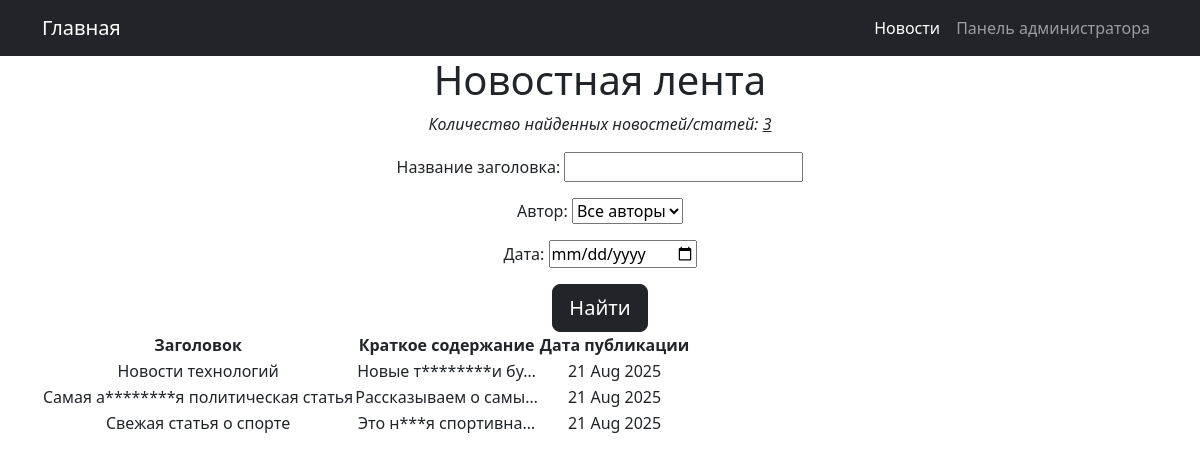
Page /news/search/ on the earlier database version.
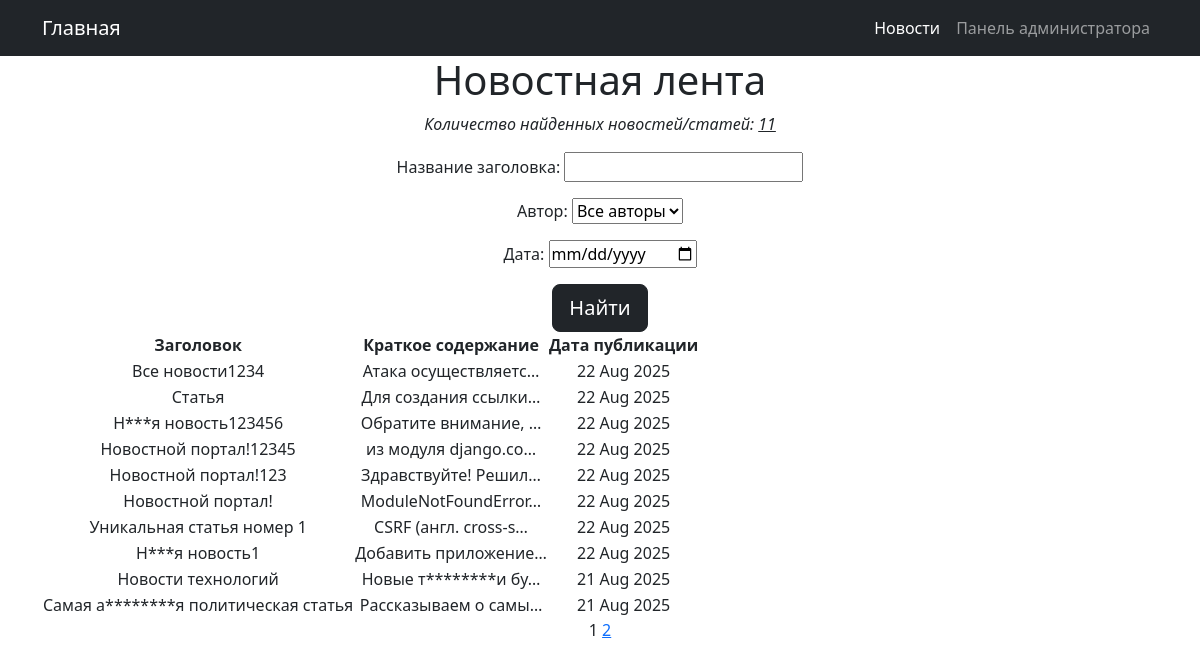
Same page on the later database version.
### news/models.py (models this page shows, shortened)
class Post(models.Model):
    POST_TYPES = (
        ('articles', 'Статья'),
        ('news', 'Новость')
    )
    author = models.ForeignKey(Author, on_delete=models.CASCADE)
    post_type = models.CharField(max_length=8, choices=POST_TYPES)
    created_at = models.DateTimeField(auto_now_add = True)
    categories = models.ManyToManyField(Category, through='PostCategory')
    title = models.CharField(max_length=255)
    content = models.TextField()
    rating = models.IntegerField(default=0)

### news/views.py (the view)
# urls.py: path('search/', PostsSearchList.as_view(), name='post_search'),
class PostsSearchList(ListView):
    model = Post
    ordering = '-created_at'
    template_name = 'search.html'
    context_object_name = 'news'
    paginate_by = 10
    def get_queryset(self):
        queryset = super().get_queryset()
        self.filterset = PostFilter(self.request.GET, queryset)
        return self.filterset.qs
    def get_context_data(self, **kwargs):
        context = super().get_context_data(**kwargs)
        context['filter'] = self.filterset
        return context

### news/models.py (called while the page is built)
    def __str__(self):
        return self.user.username

### news/templatetags/custom_filters.py (called while the page is built)
def clear_str(word: str) -> str:
    new_word = map(lambda x: x if x not in punctuation else "", word)
    result = ''.join(new_word)
    return result.lower()

@register.filter()
def censor(text_in):
    words_list = text_in.split()
    if isinstance(text_in, str):
        for word in words_list:
            if clear_str(word) in censor_list:
                text_in = text_in.replace(word[1:], '*' * (len(word) - 2) + word[-1])
    return text_in

### news/templatetags/custom_tags.py (called while the page is built)
@register.simple_tag(takes_context=True)
def url_replace(context, **kwargs):
   d = context['request'].GET.copy()
   for k, v in kwargs.items():
       d[k] = v
   return d.urlencode()

### templates/search.html (shortened to what this page needs)
{% extends 'flatpages/default.html' %}
{% load custom_filters %}
{% block content %}
    <h1>Новостная лента</h1>
    {% if news %}
        <p><i>Количество найденных новостей/статей: <u>{{ page_obj.paginator.count }}</u></i></p>
        <form method="GET">
            {{ filter.form.as_p }}
            <input class="btn btn-lg btn-dark" type="submit" value="Найти">
        </form>
        <table>
            <tr>
                <th>Заголовок</th>
                <th>Краткое содержание</th>
                <th>Дата публикации</th>
            </tr>
            {% for post in news %}
            <tr>
                <td>
                    {% if post.post_type == "NE" %}
                        <a class="nav-link" href="/news/{{ post.id }}">{{ post.title|censor }}</a>
                    {% else %}
                        <a class="nav-link" href="/articles/{{ post.id }}">{{ post.title|censor }}</a>
                    {% endif %}
                </td>
                <td>{{ post.content|censor|truncatechars:20 }}</td>
                <td align="center">{{ post.created_at|date:'d M Y' }}</td>
             </tr>
            {% endfor %}
        </table>
    {% else %}
        <h2>Новостей/Статей нет!</h2>
    {% endif %}
{% include "flatpages/paginate.html" %}
{% endblock content %}

Differences in the rows shown:
no longer on this page (row unchanged): Post: title|censor "Свежая статья о спорте", content|censor "Это н***я спортивна…", created_at "21 Aug 2025"
added Post: title|censor "Все новости1234", content|censor "Атака осуществляетс…", created_at "22 Aug 2025"
added Post: title|censor "Статья", content|censor "Для создания ссылки…", created_at "22 Aug 2025"
added Post: title|censor "Н***я новость123456", content|censor "Обратите внимание, …", created_at "22 Aug 2025"
added Post: title|censor "Новостной портал!12345", content|censor "из модуля django.co…", created_at "22 Aug 2025"
added Post: title|censor "Новостной портал!123", content|censor "Здравствуйте! Решил…", created_at "22 Aug 2025"
added Post: title|censor "Новостной портал!", content|censor "ModuleNotFoundError…", created_at "22 Aug 2025"
added Post: title|censor "Уникальная статья номер 1", content|censor "CSRF (англ. cross-s…", created_at "22 Aug 2025"
added Post: title|censor "Н***я новость1", content|censor "Добавить приложение…", created_at "22 Aug 2025"
Other differences:
{{ page_obj.paginator.count }}: "3" → "11"
{{ page_obj.number }}: (not shown) → "1"
{{ page_obj.next_page_number }}: (not shown) → "2"
